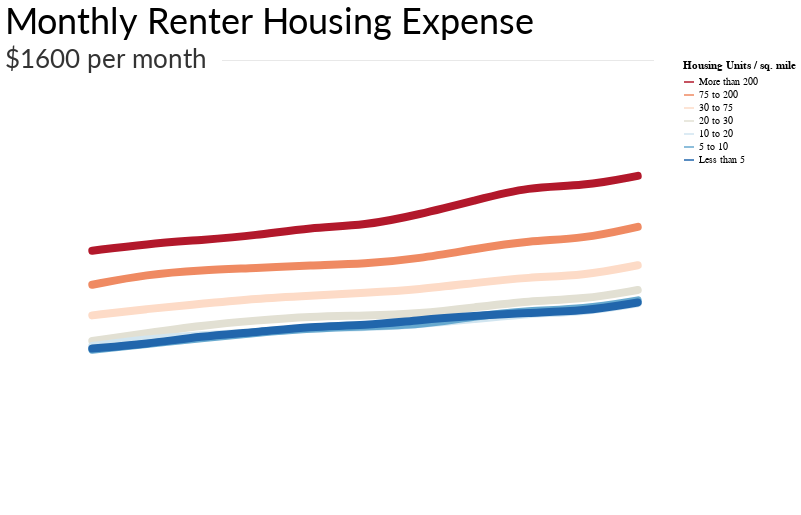

The notebook cell saved with this chart:
### Code cell
rent_hous_den_chart

### Figure 1 — Vega-Lite specification as saved in the notebook (floating-point values rounded to 4 significant figures)
{"width": 600, "height": 450, "background": "white", "config": {"title": {"fontWeight": "normal", "fontSize": 36, "anchor": "start", "font": "Lato", "offset": 5}, "axisX": {"grid": false, "labelFont": "Lato", "labelFontSize": 16, "labelAngle": 0, "labelPadding": 10, "ticks": false, "tickSize": 5, "title": null, "titleFont": "Lato", "titleFontSize": 16, "titleFontWeight": "normal", "titleY": 30, "titleX": 280}, "axisY": {"grid": true, "gridOpacity": 1, "labelFont": "Lato", "labelFontSize": 16, "labelLimit": 100, "labelAlign": "left", "labelPadding": 20, "ticks": false, "title": null, "titleFont": "Lato", "titleFontWeight": "normal", "titleFontSize": 16, "titleAlign": "left", "titleAngle": 0, "titleY": -20, "titleX": -20, "domainWidth": 0}, "view": {"strokeOpacity": 0}}, "layer": [{"data": {"name": "data-b49a0cdf3328dc2a7dabf79cc313ddba"}, "mark": {"type": "line", "interpolate": "basis", "size": 8, "strokeCap": "round"}, "encoding": {"color": {"type": "nominal", "field": "Hous_Den", "scale": {"domain": ["More than 200", "75 to 200", "30 to 75", "20 to 30", "10 to 20", "5 to 10", "Less than 5"], "range": ["#b2182b", "#ef8a62", "#fddbc7", "#e2e0d3", "#d1e5f0", "#67a9cf", "#2166ac"]}, "title": "Housing Units / sq. mile"}, "x": {"type": "ordinal", "axis": {"labelFontSize": 26, "labelOpacity": 0.8, "tickSize": 10, "ticks": true, "values": [2008, 2018]}, "field": "Year"}, "y": {"type": "quantitative", "axis": {"format": "a", "labelFontSize": 26, "labelOpacity": 0.7, "labelPadding": 60, "titleFontSize": 26, "titleOpacity": 0.8, "titleX": -60, "titleY": -30, "values": [400, 800, 1200]}, "field": "Med_Rent", "scale": {"domain": [0, 1600]}, "title": "Counties grouped by housing density"}}, "title": "Monthly Renter Housing Expense"}, {"data": {"name": "data-60db414ad589af0d032e4fa4a78314f1"}, "mark": {"type": "text", "dx": 14, "dy": 0, "font": "lato", "fontSize": 26, "opacity": 0.8}, "encoding": {"text": {"type": "nominal", "field": "text"}, "x": {"type": "ordinal", "field": "x"}, "y": {"type": "quantitative", "field": "y"}}}, {"data": {"name": "data-cd1b470d405c37f5481e2988503378bd"}, "mark": {"type": "text", "dx": 18, "dy": -4, "fontSize": 11.5, "fontWeight": "bold", "opacity": 0.09}, "encoding": {"text": {"type": "nominal", "field": "text"}, "x": {"type": "ordinal", "axis": null, "field": "x"}, "y": {"type": "quantitative", "axis": null, "field": "y"}}}], "$schema": "https://vega.github.io/schema/vega-lite/v4.0.0.json", "datasets": {"data-b49a0cdf3328dc2a7dabf79cc313ddba": [{"Year": 2008, "Hous_Den": "More than 200", "Med_Rent": 922.0, "pct_chg": 0.06467, "Order": 200}, {"Year": 2009, "Hous_Den": "More than 200", "Med_Rent": 946.0, "pct_chg": 0.02603, "Order": 200}, {"Year": 2010, "Hous_Den": "More than 200", "Med_Rent": 960.0, "pct_chg": 0.0148, "Order": 200}, {"Year": 2011, "Hous_Den": "More than 200", "Med_Rent": 976.0, "pct_chg": 0.01667, "Order": 200}, {"Year": 2012, "Hous_Den": "More than 200", "Med_Rent": 1005.0, "pct_chg": 0.02971, "Order": 200}, {"Year": 2013, "Hous_Den": "More than 200", "Med_Rent": 1011.0, "pct_chg": 0.00597, "Order": 200}, {"Year": 2014, "Hous_Den": "More than 200", "Med_Rent": 1051.0, "pct_chg": 0.03956, "Order": 200}, {"Year": 2015, "Hous_Den": "More than 200", "Med_Rent": 1100.0, "pct_chg": 0.04662, "Order": 200}, {"Year": 2016, "Hous_Den": "More than 200", "Med_Rent": 1150.0, "pct_chg": 0.04545, "Order": 200}, {"Year": 2017, "Hous_Den": "More than 200", "Med_Rent": 1151.0, "pct_chg": 0.0008696, "Order": 200}, {"Year": 2018, "Hous_Den": "More than 200", "Med_Rent": 1188.0, "pct_chg": 0.03215, "Order": 200}, {"Year": 2008, "Hous_Den": "75 to 200", "Med_Rent": 801.0, "pct_chg": 0.003759, "Order": 200}, {"Year": 2009, "Hous_Den": "75 to 200", "Med_Rent": 838.0, "pct_chg": 0.04619, "Order": 200}, {"Year": 2010, "Hous_Den": "75 to 200", "Med_Rent": 853.0, "pct_chg": 0.0179, "Order": 200}, {"Year": 2011, "Hous_Den": "75 to 200", "Med_Rent": 860.0, "pct_chg": 0.008206, "Order": 200}, {"Year": 2012, "Hous_Den": "75 to 200", "Med_Rent": 870.0, "pct_chg": 0.01163, "Order": 200}, {"Year": 2013, "Hous_Den": "75 to 200", "Med_Rent": 875.0, "pct_chg": 0.005747, "Order": 200}, {"Year": 2014, "Hous_Den": "75 to 200", "Med_Rent": 894.0, "pct_chg": 0.02171, "Order": 200}, {"Year": 2015, "Hous_Den": "75 to 200", "Med_Rent": 928.0, "pct_chg": 0.03803, "Order": 200}, {"Year": 2016, "Hous_Den": "75 to 200", "Med_Rent": 958.0, "pct_chg": 0.03233, "Order": 200}, {"Year": 2017, "Hous_Den": "75 to 200", "Med_Rent": 964.0, "pct_chg": 0.006263, "Order": 200}, {"Year": 2018, "Hous_Den": "75 to 200", "Med_Rent": 1007.0, "pct_chg": 0.04461, "Order": 200}, {"Year": 2008, "Hous_Den": "30 to 75", "Med_Rent": 692.0, "pct_chg": -0.2354, "Order": 75}, {"Year": 2009, "Hous_Den": "30 to 75", "Med_Rent": 715.0, "pct_chg": 0.03324, "Order": 75}, {"Year": 2010, "Hous_Den": "30 to 75", "Med_Rent": 733.0, "pct_chg": 0.02517, "Order": 75}, {"Year": 2011, "Hous_Den": "30 to 75", "Med_Rent": 752.0, "pct_chg": 0.02592, "Order": 75}, {"Year": 2012, "Hous_Den": "30 to 75", "Med_Rent": 762.0, "pct_chg": 0.0133, "Order": 75}, {"Year": 2013, "Hous_Den": "30 to 75", "Med_Rent": 772.0, "pct_chg": 0.01312, "Order": 75}, {"Year": 2014, "Hous_Den": "30 to 75", "Med_Rent": 784.0, "pct_chg": 0.01554, "Order": 75}, {"Year": 2015, "Hous_Den": "30 to 75", "Med_Rent": 807.0, "pct_chg": 0.02934, "Order": 75}, {"Year": 2016, "Hous_Den": "30 to 75", "Med_Rent": 828.0, "pct_chg": 0.02602, "Order": 75}, {"Year": 2017, "Hous_Den": "30 to 75", "Med_Rent": 833.2, "pct_chg": 0.1389, "Order": 75}, {"Year": 2018, "Hous_Den": "30 to 75", "Med_Rent": 870.4, "pct_chg": 0.03287, "Order": 75}, {"Year": 2008, "Hous_Den": "20 to 30", "Med_Rent": 601.0, "pct_chg": -0.3044, "Order": 30}, {"Year": 2009, "Hous_Den": "20 to 30", "Med_Rent": 629.0, "pct_chg": 0.04659, "Order": 30}, {"Year": 2010, "Hous_Den": "20 to 30", "Med_Rent": 656.0, "pct_chg": 0.04293, "Order": 30}, {"Year": 2011, "Hous_Den": "20 to 30", "Med_Rent": 674.0, "pct_chg": 0.02744, "Order": 30}, {"Year": 2012, "Hous_Den": "20 to 30", "Med_Rent": 688.0, "pct_chg": 0.02077, "Order": 30}, {"Year": 2013, "Hous_Den": "20 to 30", "Med_Rent": 691.0, "pct_chg": 0.00436, "Order": 30}, {"Year": 2014, "Hous_Den": "20 to 30", "Med_Rent": 698.0, "pct_chg": 0.01013, "Order": 30}, {"Year": 2015, "Hous_Den": "20 to 30", "Med_Rent": 720.0, "pct_chg": 0.03152, "Order": 30}, {"Year": 2016, "Hous_Den": "20 to 30", "Med_Rent": 744.0, "pct_chg": 0.03333, "Order": 30}, {"Year": 2017, "Hous_Den": "20 to 30", "Med_Rent": 748.7, "pct_chg": 0.2245, "Order": 30}, {"Year": 2018, "Hous_Den": "20 to 30", "Med_Rent": 782.1, "pct_chg": -0.006586, "Order": 30}, {"Year": 2008, "Hous_Den": "10 to 20", "Med_Rent": 583.0, "pct_chg": null, "Order": 20}, {"Year": 2009, "Hous_Den": "10 to 20", "Med_Rent": 608.0, "pct_chg": 0.04288, "Order": 20}, {"Year": 2010, "Hous_Den": "10 to 20", "Med_Rent": 622.0, "pct_chg": 0.02303, "Order": 20}, {"Year": 2011, "Hous_Den": "10 to 20", "Med_Rent": 632.0, "pct_chg": 0.01608, "Order": 20}, {"Year": 2012, "Hous_Den": "10 to 20", "Med_Rent": 646.0, "pct_chg": 0.02215, "Order": 20}, {"Year": 2013, "Hous_Den": "10 to 20", "Med_Rent": 650.0, "pct_chg": 0.006192, "Order": 20}, {"Year": 2014, "Hous_Den": "10 to 20", "Med_Rent": 660.0, "pct_chg": 0.01538, "Order": 20}, {"Year": 2015, "Hous_Den": "10 to 20", "Med_Rent": 679.0, "pct_chg": 0.02879, "Order": 20}, {"Year": 2016, "Hous_Den": "10 to 20", "Med_Rent": 699.0, "pct_chg": 0.02946, "Order": 20}, {"Year": 2017, "Hous_Den": "10 to 20", "Med_Rent": 703.4, "pct_chg": 0.196, "Order": 20}, {"Year": 2018, "Hous_Den": "10 to 20", "Med_Rent": 734.8, "pct_chg": 0.03349, "Order": 20}, {"Year": 2008, "Hous_Den": "5 to 10", "Med_Rent": 570.0, "pct_chg": -0.4148, "Order": 10}, {"Year": 2009, "Hous_Den": "5 to 10", "Med_Rent": 590.0, "pct_chg": 0.03509, "Order": 10}, {"Year": 2010, "Hous_Den": "5 to 10", "Med_Rent": 611.0, "pct_chg": 0.03559, "Order": 10}, {"Year": 2011, "Hous_Den": "5 to 10", "Med_Rent": 630.0, "pct_chg": 0.0311, "Order": 10}, {"Year": 2012, "Hous_Den": "5 to 10", "Med_Rent": 646.0, "pct_chg": 0.0254, "Order": 10}, {"Year": 2013, "Hous_Den": "5 to 10", "Med_Rent": 653.0, "pct_chg": 0.01084, "Order": 10}, {"Year": 2014, "Hous_Den": "5 to 10", "Med_Rent": 658.0, "pct_chg": 0.007657, "Order": 10}, {"Year": 2015, "Hous_Den": "5 to 10", "Med_Rent": 689.0, "pct_chg": 0.04711, "Order": 10}, {"Year": 2016, "Hous_Den": "5 to 10", "Med_Rent": 709.0, "pct_chg": 0.02903, "Order": 10}, {"Year": 2017, "Hous_Den": "5 to 10", "Med_Rent": 713.4, "pct_chg": 0.1382, "Order": 10}, {"Year": 2018, "Hous_Den": "5 to 10", "Med_Rent": 745.3, "pct_chg": -0.01115, "Order": 10}, {"Year": 2008, "Hous_Den": "Less than 5", "Med_Rent": 574.0, "pct_chg": -0.43, "Order": 5}, {"Year": 2009, "Hous_Den": "Less than 5", "Med_Rent": 590.0, "pct_chg": 0.02787, "Order": 5}, {"Year": 2010, "Hous_Den": "Less than 5", "Med_Rent": 618.0, "pct_chg": 0.04746, "Order": 5}, {"Year": 2011, "Hous_Den": "Less than 5", "Med_Rent": 632.0, "pct_chg": 0.02265, "Order": 5}, {"Year": 2012, "Hous_Den": "Less than 5", "Med_Rent": 653.0, "pct_chg": 0.03323, "Order": 5}, {"Year": 2013, "Hous_Den": "Less than 5", "Med_Rent": 656.0, "pct_chg": 0.004594, "Order": 5}, {"Year": 2014, "Hous_Den": "Less than 5", "Med_Rent": 676.0, "pct_chg": 0.03049, "Order": 5}, {"Year": 2015, "Hous_Den": "Less than 5", "Med_Rent": 690.0, "pct_chg": 0.02071, "Order": 5}, {"Year": 2016, "Hous_Den": "Less than 5", "Med_Rent": 702.0, "pct_chg": 0.01739, "Order": 5}, {"Year": 2017, "Hous_Den": "Less than 5", "Med_Rent": 706.4, "pct_chg": 0.02991, "Order": 5}, {"Year": 2018, "Hous_Den": "Less than 5", "Med_Rent": 737.9, "pct_chg": 0.1978, "Order": 5}], "data-60db414ad589af0d032e4fa4a78314f1": [{"x": 2008, "y": 1600, "text": "$1600 per month"}], "data-cd1b470d405c37f5481e2988503378bd": [{"x": 2014, "y": 1600, "text": "________________________________________________________________________"}]}}
